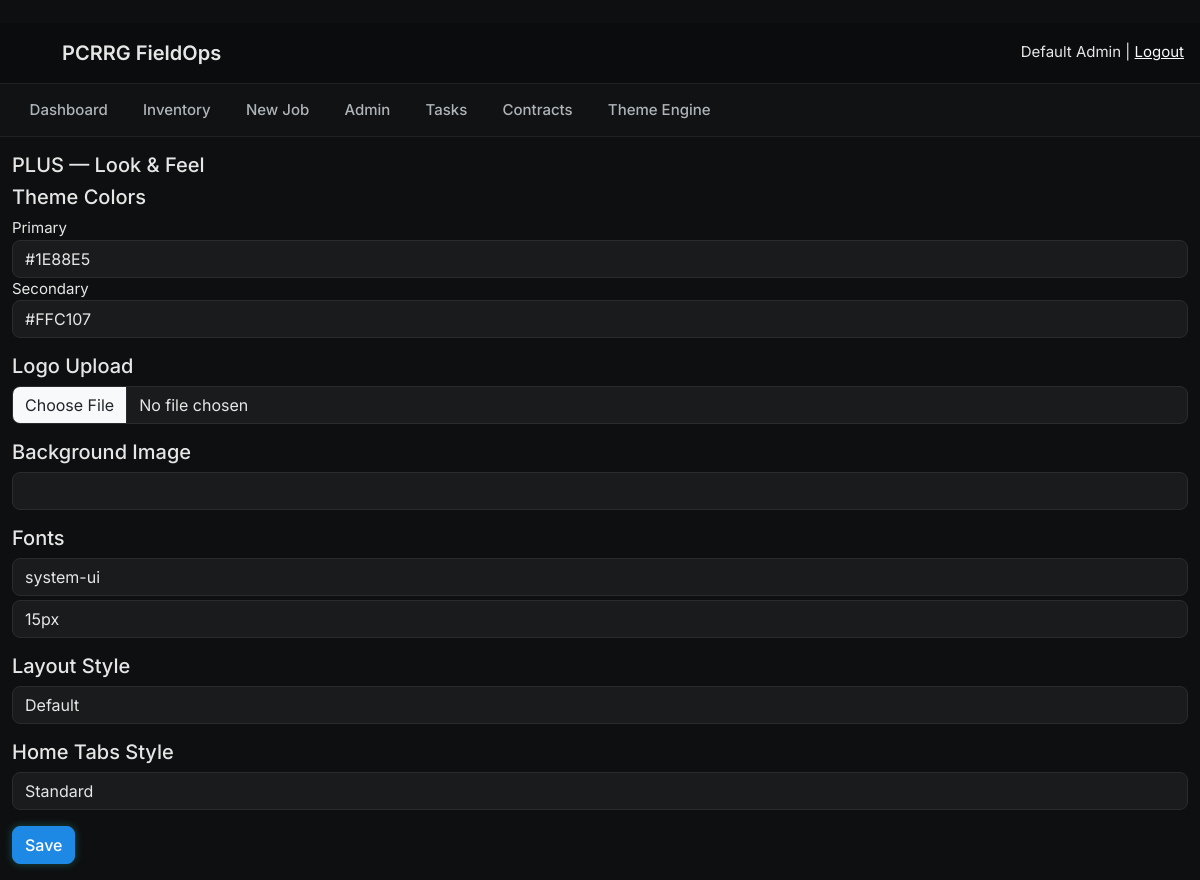
Page /plus/admin/look (signed in) on the earlier database version.
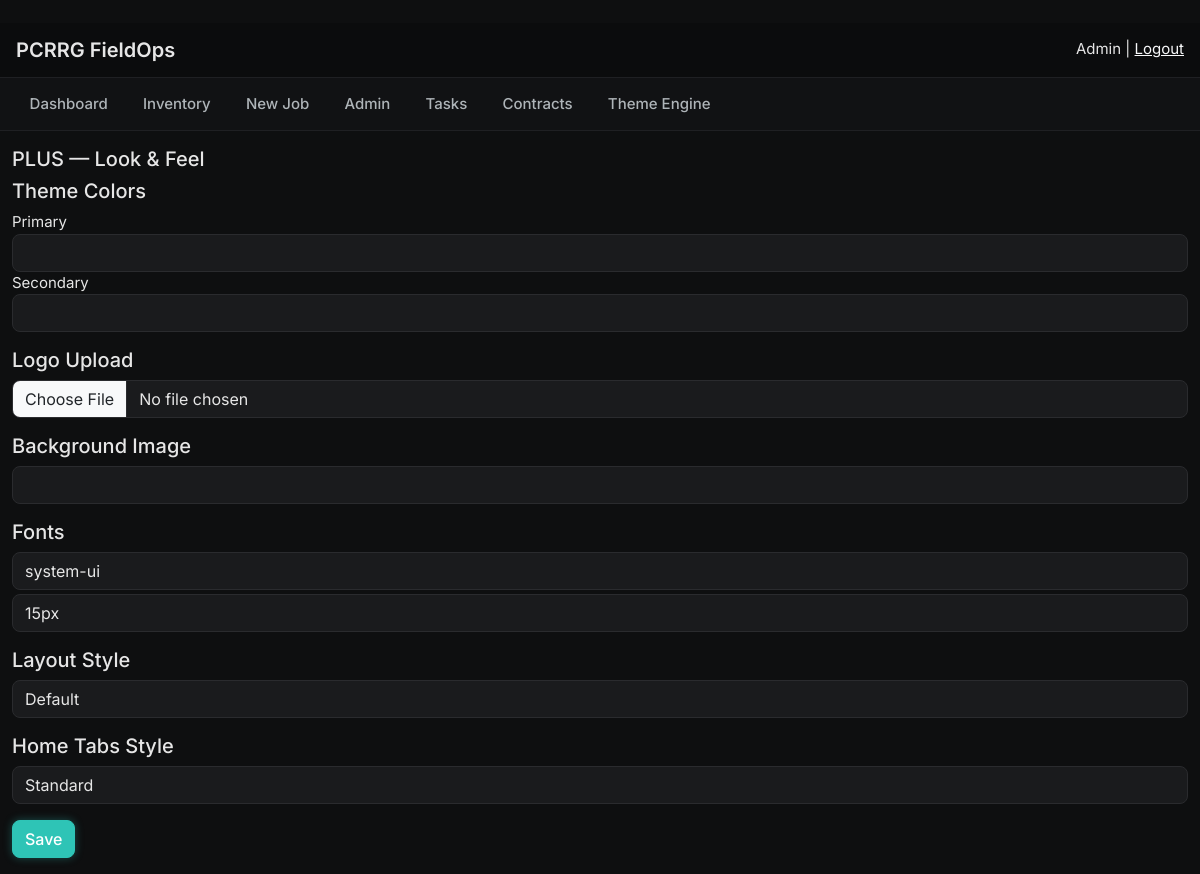
Same page on the later database version.
### app.py (models this page shows, shortened)
class ThemeSettings(db.Model):
    id = db.Column(db.Integer, primary_key=True)
    primary_color = db.Column(db.String(32), default="#1E88E5")
    secondary_color = db.Column(db.String(32), default="#FFC107")
    logo_url = db.Column(db.String(255), default="/static/logo.png")

class User(UserMixin, db.Model):
    id = db.Column(db.Integer, primary_key=True)
    username = db.Column(db.String(80), unique=True, nullable=False)
    pin = db.Column(db.String(16), nullable=False)
    name = db.Column(db.String(255))
    phone = db.Column(db.String(50))
    email = db.Column(db.String(255))
    role = db.Column(db.String(50), default='tech')

### plus/ui.py (the view, shortened to what this page needs)
@plus_bp.route('/admin/look', methods=['GET', 'POST'])
@login_required
def plus_look():
    if not is_admin():
        flash('Admins only.')
        return redirect(url_for('dashboard'))
    cfg = load_plus_config()
    theme = ThemeSettings.query.first()
    return render_template('plus_look.html', theme=theme, plus_ui=cfg)

### app.py (called while the page is built)
@login_manager.user_loader
def load_user(user_id):
    return User.query.get(int(user_id))

def is_admin():
    return current_user.is_authenticated and getattr(current_user, 'role', '') == 'admin'

@app.context_processor
def inject_globals():
    theme = ThemeSettings.query.first()
    return {'is_admin': is_admin(), 'current_user': current_user, 'theme': theme}

@app.context_processor
def inject_theme():
    try:
        return {"t": load_theme()}
    except Exception:
        return {"t": {}}

@app.context_processor
def inject_globals():
    theme = ThemeSettings.query.first()
    return {
        "is_admin": is_admin(),
        "current_user": current_user,
        "theme": theme,
        "user_has_permission": user_has_permission,
    }

### plus/ui.py (called while the page is built, shortened)
def load_plus_config():
    with open(PLUS_CONFIG_PATH, 'r', encoding='utf-8') as f:
        return json.load(f)

@app.context_processor
def inject_plus():
    return { "plus_ui": load_plus_config() }

### templates/plus_look.html (shortened to what this page needs)
﻿{% extends 'base.html' %}
{% block content %}
<h2>PLUS — Look & Feel</h2>
<form method='post' enctype='multipart/form-data' class='mb-3'>
  <h4>Theme Colors</h4>
  <label>Primary</label>
  <input name='primary_color' class='form-control' value='{{ theme.primary_color }}'>
  <label>Secondary</label>
  <input name='secondary_color' class='form-control' value='{{ theme.secondary_color }}'>
  <h4 class='mt-3'>Logo Upload</h4>
  <input type='file' name='logo_file' class='form-control'>
  <h4 class='mt-3'>Background Image</h4>
  <input name='background_image_url' class='form-control' value='{{ plus_ui.background_image_url }}'>
  <h4 class='mt-3'>Fonts</h4>
  <input name='font_family' class='form-control' value='{{ plus_ui.font_family }}'>
  <input name='font_size' class='form-control mt-1' value='{{ plus_ui.font_size }}'>
  <h4 class='mt-3'>Layout Style</h4>
  <select name='layout_style' class='form-select'>
    <option value='default' {% if plus_ui.layout_style=='default' %}selected{% endif %}>Default</option>
  </select>
  <h4 class='mt-3'>Home Tabs Style</h4>
  <select name='home_tabs_style' class='form-select'>
    <option value='standard' {% if plus_ui.home_tabs_style=='standard' %}selected{% endif %}>Standard</option>
  </select>
  <button class='btn btn-primary mt-3'>Save</button>
</form>
{% endblock %}

### templates/base.html (shortened to what this page needs)
<html lang="en">
<head>
  <link href="https://cdn.jsdelivr.net/npm/bootstrap@5.3.3/dist/css/bootstrap.min.css" rel="stylesheet">
</head>
<body>
<div class="topbar">
  <div class="topbar-logo">
    {% if theme and theme.logo_url %}
      <img src="{{ theme.logo_url }}">
    {% endif %}
    PCRRG FieldOps
  </div>
  <div>
    {{ current_user.name or current_user.username }} |
    <a href="{{ url_for('logout') }}" class="text-light">Logout</a>
  </div>
</div>
<div class="app-nav">
  <a href="{{ url_for('dashboard') }}" class="{% if request.endpoint=='dashboard' %}active{% endif %}">
    Dashboard
  </a>
  <a href="{{ url_for('inventory_list') }}" class="{% if 'inventory' in request.endpoint %}active{% endif %}">
    Inventory
  </a>
  <a href="{{ url_for('new_job') }}" class="{% if request.endpoint=='new_job' %}active{% endif %}">
    New Job
  </a>
  {% if is_admin %}
    <a href="{{ url_for('admin_home') }}" class="{% if 'admin' in request.endpoint %}active{% endif %}">
      Admin
    </a>
    <a href="{{ url_for('admin_task_templates') }}" class="{% if 'task' in request.endpoint %}active{% endif %}">Tasks</a>
    <a href="{{ url_for('manage_contracts') }}" class="{% if 'contract' in request.endpoint %}active{% endif %}">Contracts</a>
    <a href="{{ url_for('theme.theme_admin') }}" class="{% if 'theme' in request.endpoint %}active{% endif %}">Theme Engine</a>
  {% endif %}
</div>
<div class="container-fluid mt-3">
  {% block content %}{% endblock %}
</div>
</body>
</html>

Differences in the rows shown:
removed ThemeSettings: logo_url (picture), primary_color "#1E88E5", secondary_color "#FFC107"
changed User: name "Default Admin" → "Admin"
